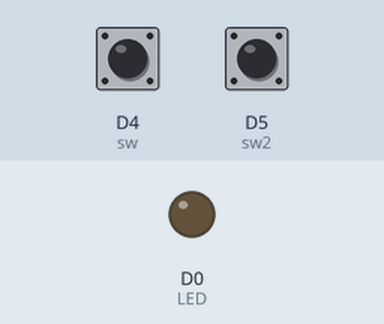
This sketch was run on a simulated ESP8266 (NodeMCU). Shown: output pins drawn as LEDs (lit = HIGH). The test bench sets the inputs (shaded band); at power-on: D4 (sw) HIGH, D5 (sw2) HIGH.

Above: at 1.2 s.
1.3 s: D4 (sw) pulled LOW for 0.15 s
At 2.3 s:
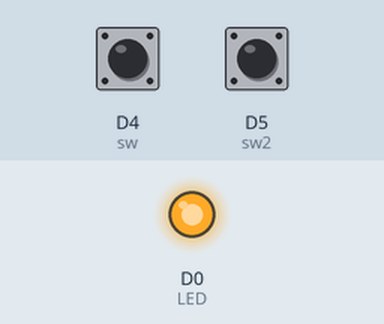
2.9 s: D5 (sw2) pulled LOW for 0.15 s
At 3.5 s:
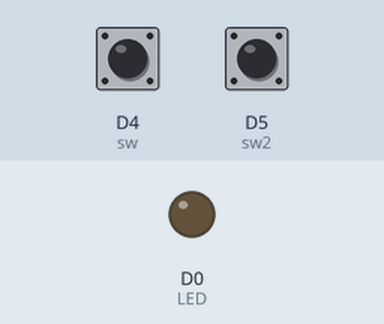
4.5 s: D4 (sw) pulled LOW for 1 s
At 5.9 s:
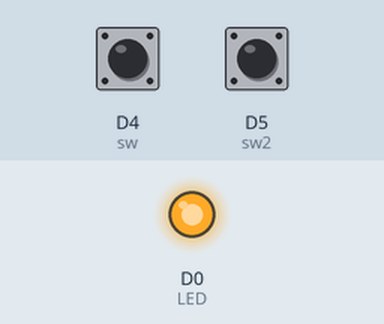
Timing chart, 0 to 7.5 s (numbered marks = the images above; inputs shaded):
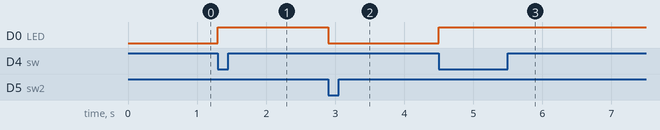

The sketch:

5-7-Button.ino
```cpp
#define LED D0
#define sw D4
#define sw2 D5

// digitalRead(port) -> read digital (1/0)
// Serial.begin(speed) -> set speed of communication
// Serial.print() -> output to the serial monitor
// Serial.println() -> like Serial.print() but in another line

int x, y;

void setup() {
  pinMode(LED, OUTPUT);
  pinMode(sw, INPUT);
  pinMode(sw2, INPUT);
  Serial.begin(115200);
}

void loop() {
  x = !digitalRead(sw);
  y = !digitalRead(sw2);
//Serial.println(x);
//digitalWrite(LED, !x);
  if(x){
    digitalWrite(LED, 1);
  }
  if(y){
    digitalWrite(LED, 0);
  }
}
```

Measured:
- after the input at 1.3 s, D0 (LED): LOW → HIGH at once
- after the input at 2.9 s, D0 (LED): HIGH → LOW at once
- after the input at 4.5 s, D0 (LED): LOW → HIGH at once
